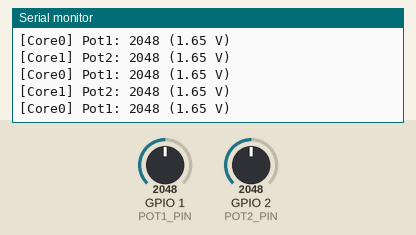
This sketch was run on a simulated ESP32. Shown: the last lines printed to the serial monitor. The inputs (shaded band) are chosen by the test bench; at power-on: GPIO 1 (POT1_PIN) = 2048, GPIO 2 (POT2_PIN) = 2048.

Above: at 1.4 s.
1.5 s: GPIO 1 (POT1_PIN) set to 1061
At 1.76 s:
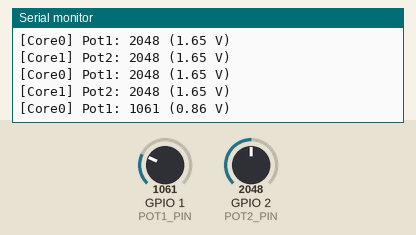
3.0 s: GPIO 1 (POT1_PIN) set to 963
At 3.16 s:
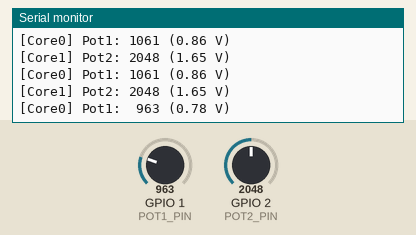

The sketch:

program.ino
```cpp
//this will cause error in run time
//its intentional to make a point that esp32 cant read 2 adc at once (not counting wifi)
//and also adc here are nonthread safe
#include <Arduino.h>

#define POT1_PIN  1
#define POT2_PIN  2

TaskHandle_t potTask1;
TaskHandle_t potTask2;

void pot1Task(void *parameter) {
  for (;;) {
    int potValue = analogRead(POT1_PIN);
    float voltage = potValue * (3.3 / 4095.0);
    Serial.printf("[Core0] Pot1: %4d (%.2f V)\n", potValue, voltage);
    vTaskDelay(pdMS_TO_TICKS(200));
  }
}

void pot2Task(void *parameter) {
  for (;;) {
    int potValue = analogRead(POT2_PIN);
    float voltage = potValue * (3.3 / 4095.0);
    Serial.printf("[Core1] Pot2: %4d (%.2f V)\n", potValue, voltage);
    vTaskDelay(pdMS_TO_TICKS(200));
  }
}

void setup() {
  Serial.begin(115200);
  delay(200);
  Serial.println("Starting dual-core potentiometer demo...");

  pinMode(POT1_PIN, INPUT);
  pinMode(POT2_PIN, INPUT);

  xTaskCreatePinnedToCore(pot1Task, "PotTask1", 2048, NULL, 1, &potTask1, 0);
  xTaskCreatePinnedToCore(pot2Task, "PotTask2", 2048, NULL, 1, &potTask2, 1);
}

void loop() {
  vTaskDelay(pdMS_TO_TICKS(1000));
}
```

Measured:
- the behaviour switches between 1000 and 999 on GPIO 1 (POT1_PIN) (found by bisection; images 1 and 2)
- after the input at 1.5 s, the serial monitor: prints a new line after 0.10 s (image 1)
- after the input at 3.0 s, the serial monitor: prints a new line at once (image 2)
